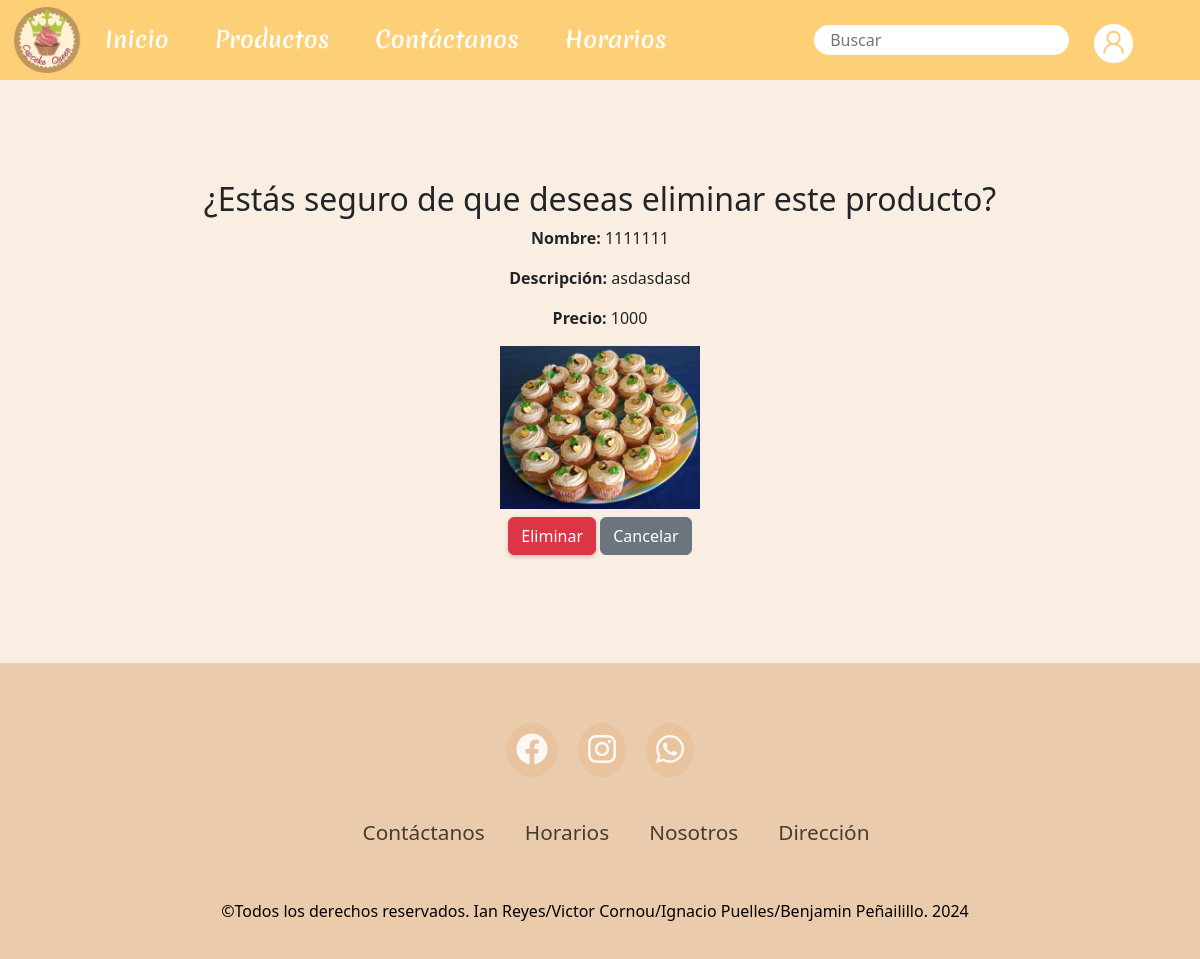
Screenshot of /eliminar/21/ with the database file from the repository.
### pagina/models.py (models this page shows, shortened)
class Producto(models.Model):
    nombre = models.CharField(max_length=100)
    categoria = models.ForeignKey(Categoria, on_delete=models.CASCADE, default=1)
    descripcion = models.TextField()
    precio = models.IntegerField()
    imagen = models.ImageField(upload_to='productos/')

### pagina/views.py (the view, shortened to what this page needs)
# urls.py: path('eliminar/<int:producto_id>/', ProductoDeleteView.as_view(), name='eliminar_producto'),
class ProductoDeleteView(View):
    def get(self, request, producto_id):
        producto = get_object_or_404(Producto, pk=producto_id)
        return render(request, 'eliminar_producto.html', {'producto': producto})

### pagina/templates/eliminar_producto.html (shortened to what this page needs)
{% extends "base.html" %}
{% load static %}
{% load crispy_forms_tags %}
{% block content %}
<div class="container" style="text-align: center; margin-top: 100px; margin-bottom: 100px;">
    <h2>¿Estás seguro de que deseas eliminar este producto?</h2>
    <p><strong>Nombre:</strong> {{ producto.nombre }}</p>
    <p><strong>Descripción:</strong> {{ producto.descripcion }}</p>
    <p><strong>Precio:</strong> {{ producto.precio }}</p>
    <img src="{{ producto.imagen.url }}" alt="{{ producto.nombre }}" width="200">
    <form method="post">
        <div class="my-2">
            <button type="submit" class="btn btn-danger">Eliminar</button>
            <a href="{% url 'productos' %}" class="btn btn-secondary">Cancelar</a>
        </div>
    </form>
</div>
{% endblock %}

### static/css/style.css (style rules this page uses)
button { background-color: #47a486; border: 0; border-radius: 5px; box-shadow: 0 2px 4px rgba(0, 0, 0, 0.2); color: white; font-size: 14px; padding: 10px 25px; }
.fondo-index { background-color: #faeee3; background-blend-mode: lighten; height: 100%; width: 100%; z-index: -5; position: relative; }
* { padding: 0; margin: 0; box-sizing: border-box; }
body { display: flex; flex-direction: column; min-height: 100vh; }

### rows the page displays
Producto: nombre "1111111", descripcion "asdasdasd", precio "1000", imagen (picture)
